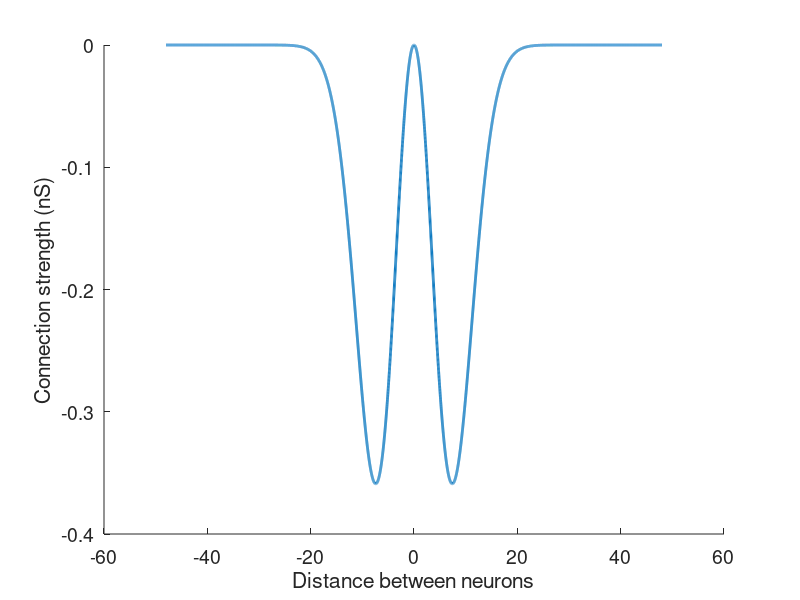

Write MATLAB code to recreate this figure. (Note: this script raises an error after producing the figure.)
a = 1;
connMult = 20;

abs_x = -48:0.01:48;


fontSize = 14;
close all;
figure('Position', [878 452 600 350]);

subplot(1, 1, 1, 'FontSize', fontSize);

lam = [13];

for l_it = 1:numel(lam)
    lambda = lam(l_it);
    beta = 3/lambda^2; gamma = 1.05*beta;

    fun = a*exp(-gamma*abs_x.^2) - exp(-beta*abs_x.^2);
    hold all;
    plot(abs_x, connMult * fun, 'LineWidth', 2);
end

xlabel('Distance between neurons');
ylabel('Connection strength (nS)');

legend(...
    ['\lambda_{net} = ' num2str(lam(1))], ...
    ['\lambda_{net} = ' num2str(lam(2))]);

legend1 = legend(gca(),'show');
set(legend1,'Position',[0.6457 0.1672 0.2312 0.2038]);



%set(gcf,'PaperPositionMode','auto');
%print('-depsc2', '../../thesis/src/fig/connectivityFunction.eps');